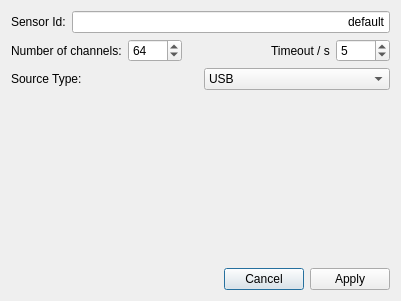
<?xml version="1.0" encoding="UTF-8"?>
<ui version="4.0">
 <class>SourceDialog</class>
 <widget class="QDialog" name="SourceDialog">
  <property name="geometry">
   <rect>
    <x>0</x>
    <y>0</y>
    <width>401</width>
    <height>301</height>
   </rect>
  </property>
  <property name="windowTitle">
   <string>Dialog</string>
  </property>
  <layout class="QGridLayout" name="gridLayout">
   <item row="0" column="0">
    <layout class="QHBoxLayout" name="horizontalLayout_2">
     <item>
      <widget class="QLabel" name="sensorIdText">
       <property name="text">
        <string>Sensor Id:</string>
       </property>
      </widget>
     </item>
     <item>
      <widget class="QLineEdit" name="sensorIdLineEdit">
       <property name="text">
        <string>default</string>
       </property>
       <property name="alignment">
        <set>Qt::AlignRight|Qt::AlignTrailing|Qt::AlignVCenter</set>
       </property>
      </widget>
     </item>
    </layout>
   </item>
   <item row="1" column="0">
    <layout class="QHBoxLayout" name="horizontalLayout_4">
     <item>
      <widget class="QLabel" name="sensorIdText_2">
       <property name="text">
        <string>Number of channels:</string>
       </property>
      </widget>
     </item>
     <item>
      <widget class="QSpinBox" name="nChannelsSpinBox">
       <property name="maximum">
        <number>1000</number>
       </property>
       <property name="value">
        <number>64</number>
       </property>
      </widget>
     </item>
     <item>
      <spacer name="horizontalSpacer">
       <property name="orientation">
        <enum>Qt::Horizontal</enum>
       </property>
       <property name="sizeHint" stdset="0">
        <size>
         <width>40</width>
         <height>20</height>
        </size>
       </property>
      </spacer>
     </item>
     <item>
      <widget class="QLabel" name="sensorIdText_3">
       <property name="text">
        <string>Timeout / s</string>
       </property>
      </widget>
     </item>
     <item>
      <widget class="QSpinBox" name="timeoutSpinBox">
       <property name="maximum">
        <number>1000</number>
       </property>
       <property name="value">
        <number>5</number>
       </property>
      </widget>
     </item>
    </layout>
   </item>
   <item row="2" column="0">
    <layout class="QHBoxLayout" name="horizontalLayout">
     <item>
      <widget class="QLabel" name="label">
       <property name="text">
        <string>Source Type:</string>
       </property>
      </widget>
     </item>
     <item>
      <widget class="QComboBox" name="comboBox">
       <item>
        <property name="text">
         <string>USB</string>
        </property>
       </item>
      </widget>
     </item>
    </layout>
   </item>
   <item row="3" column="0">
    <widget class="QStackedWidget" name="stackedWidget">
     <property name="currentIndex">
      <number>-1</number>
     </property>
    </widget>
   </item>
   <item row="4" column="0">
    <layout class="QHBoxLayout" name="horizontalLayout_3">
     <item>
      <spacer name="horizontalSpacer_2">
       <property name="orientation">
        <enum>Qt::Horizontal</enum>
       </property>
       <property name="sizeHint" stdset="0">
        <size>
         <width>207</width>
         <height>20</height>
        </size>
       </property>
      </spacer>
     </item>
     <item>
      <widget class="QPushButton" name="cancelButton">
       <property name="text">
        <string>Cancel</string>
       </property>
      </widget>
     </item>
     <item>
      <widget class="QPushButton" name="applyButton">
       <property name="toolTip">
        <string>&lt;html&gt;&lt;head/&gt;&lt;body&gt;&lt;p&gt;&lt;span style=&quot; color:#000000;&quot;&gt;Apply data source changes.&lt;/span&gt;&lt;/p&gt;&lt;p&gt;&lt;span style=&quot; color:#000000;&quot;&gt;Sensor Id cannot be empty.&lt;/span&gt;&lt;/p&gt;&lt;/body&gt;&lt;/html&gt;</string>
       </property>
       <property name="text">
        <string>Apply</string>
       </property>
      </widget>
     </item>
    </layout>
   </item>
  </layout>
 </widget>
 <resources/>
 <connections/>
</ui>
